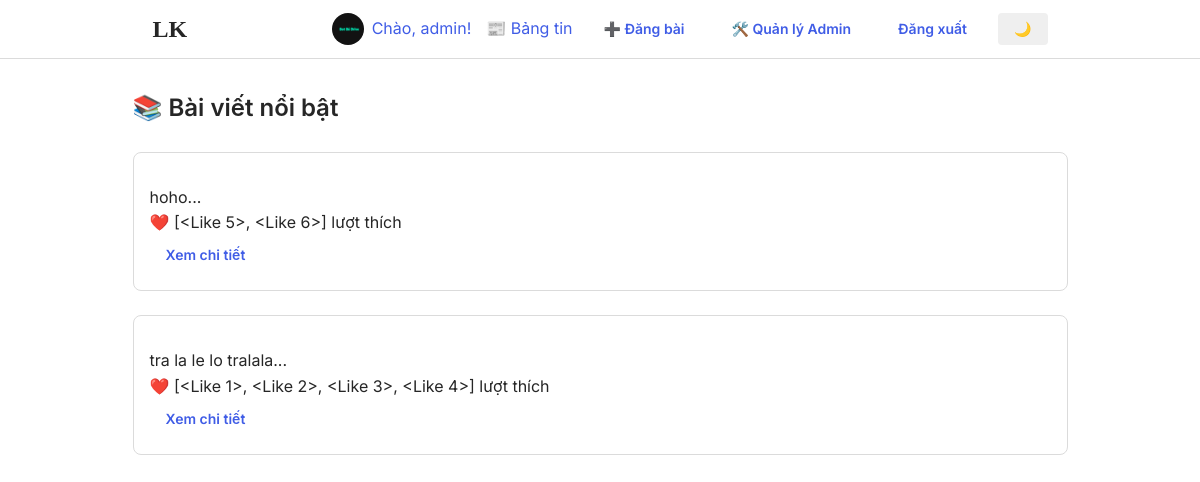
The app's page /posts (signed in) with its own data.
### app/models.py (models this page shows, shortened)
class User(db.Model, UserMixin):
    id = db.Column(db.Integer, primary_key=True)
    username = db.Column(db.String(64), unique=True, nullable=False)
    email = db.Column(db.String(120), unique=True, nullable=False)
    password = db.Column(db.String(128), nullable=False)
    avatar = db.Column(db.String(200), default='default.jpg')
    total_hearts = db.Column(db.Integer, default=0)
    is_admin = db.Column(db.Boolean, default=False)
    is_active = db.Column(db.Boolean, default=True)
    posts = db.relationship('Post', back_populates='user', lazy=True, cascade='all, delete-orphan')
    comments = db.relationship('Comment', back_populates='user', lazy=True, cascade='all, delete-orphan')
    post_likes = db.relationship('Like', back_populates='user', lazy=True)
    comment_likes = db.relationship('Comment', secondary=comment_likes, back_populates='liked_by', lazy='dynamic')
    sent_messages = db.relationship('Message', foreign_keys='Message.sender_id', back_populates='sender', lazy=True)
    received_messages = db.relationship('Message', foreign_keys='Message.receiver_id', back_populates='receiver', lazy=True)
    sent_friend_requests = db.relationship('Friendship', foreign_keys='Friendship.user_id', back_populates='user', lazy=True)
    received_friend_requests = db.relationship('Friendship', foreign_keys='Friendship.friend_id', back_populates='friend', lazy=True)
    calls_made = db.relationship('Call', foreign_keys='Call.caller_id', back_populates='caller', lazy=True)
    calls_received = db.relationship('Call', foreign_keys='Call.callee_id', back_populates='callee', lazy=True)

class Post(db.Model):
    id = db.Column(db.Integer, primary_key=True)
    user_id = db.Column(db.Integer, db.ForeignKey('user.id'), nullable=False)
    content = db.Column(db.Text, nullable=False)
    image = db.Column(db.String(200))
    created_at = db.Column(db.DateTime, default=lambda: datetime.now(tz), index=True)
    updated_at = db.Column(db.DateTime, onupdate=lambda: datetime.now(tz))
    user = db.relationship('User', back_populates='posts')
    comments = db.relationship('Comment', back_populates='post', lazy=True, cascade='all, delete-orphan')
    likes = db.relationship('Like', back_populates='post', lazy=True, cascade='all, delete-orphan')

### app/routes.py (the view)
@main.route('/posts')
def list_posts():
    page = request.args.get('page', 1, type=int)
    posts = Post.query.order_by(Post.created_at.desc()).paginate(page=page, per_page=10)
    return render_template('post_list.html', posts=posts)

### app/templates/post_list.html (shortened to what this page needs)
{% extends 'base.html' %}
{% block content %}
<h2>📚 Bài viết nổi bật</h2>
{% for post in posts.items %}
  <div class="post-card">
    <p>{{ post.content[:150] }}...</p>
    <p>❤️ {{ post.likes }} lượt thích</p>
    <a href="{{ url_for('main.post_detail', post_id=post.id) }}" class="btn">Xem chi tiết</a>
  </div>
{% else %}
  <p>Không có bài viết nào.</p>
{% endfor %}
{% endblock %}

### app/templates/base.html (shortened to what this page needs)
<!DOCTYPE html>
<html lang="en">
<head>
  <link rel="stylesheet" href="{{ url_for('static', filename='css/style.css') }}">
</head>
<body>
  <header class="navbar">
    <div class="container">
      <a href="{{ url_for('main.home') }}" class="logo">LK</a>
      <nav class="nav-links">
        {% if current_user.is_authenticated %}
          <div class="user-info">
            <img src="{{ url_for('static', filename='avatars/' + (current_user.avatar or 'default.jpg')) }}" alt="Avatar" class="avatar">
            <a href="{{ url_for('main.profile') }}" class="username">Chào, {{ current_user.username }}!</a>
          </div>
          <a href="{{ url_for('main.feed') }}">📰 Bảng tin</a>
          <a href="{{ url_for('main.create_post') }}" class="btn">➕ Đăng bài</a>
          {% if current_user.is_admin %}
            <a href="{{ url_for('admin.dashboard') }}" class="btn btn-admin">🛠️ Quản lý Admin</a>
          {% endif %}
          <a href="{{ url_for('main.logout') }}" class="btn">Đăng xuất</a>
        {% else %}
          <a href="{{ url_for('main.login') }}" class="btn">Đăng nhập</a>
          <a href="{{ url_for('main.register') }}" class="btn btn-primary">Đăng ký</a>
        {% endif %}
        <button id="darkModeToggle" class="btn btn-toggle" title="Chuyển chế độ sáng/tối">
          <span class="toggle-icon">🌙</span>
        </button>
      </nav>
    </div>
  </header>
  <main class="main-content container">
    {% block content %}{% endblock %}
  </main>
</body>
</html>

### app/static/css/style.css (style rules this page uses)
:root { --primary-color: #405DE6; --secondary-color: #5851DB; --accent-color: #833AB4; --red: #ed4956; --green: #4CAF50; --bg-color: #ffffff; --text-color: #262626; --light-gray: #fafafa; --medium-gray: #dbdbdb; --dark-gray: #8e8e8e; --border-color: #dbdbdb; --header-bg: #ffffff; --comment-bg: #f5f5f5; --card-bg: #ffffff; --btn-bg: #e0e0e0; --btn-text: #262626; --btn-primary-bg: #405DE6; --btn-primary-text: #ffffff; --btn-danger-bg: #dc3545; }
* { box-sizing: border-box; margin: 0; padding: 0; }
body { font-family: 'Inter', -apple-system, BlinkMacSystemFont, "Segoe UI", Roboto, Helvetica, Arial, sans-serif; background-color: var(--bg-color); color: var(--text-color); line-height: 1.6; transition: background-color 0.3s ease, color 0.3s ease; }
a { color: var(--primary-color); text-decoration: none; }
img { max-width: 100%; height: auto; }
.container { max-width: 935px; margin: 0 auto; padding: 0 20px; }
.main-content { padding: 30px 0; }
h1, h2, h3, h4 { margin-bottom: 1rem; font-weight: 600; }
h2 { font-size: 1.5rem; margin-bottom: 1.5rem; }
.post-card { background-color: var(--card-bg); border: 1px solid var(--border-color); border-radius: 8px; padding: 1rem; margin-bottom: 1.5rem; }
.btn { display: inline-block; padding: 0.5rem 1rem; border-radius: 4px; font-weight: 600; font-size: 0.875rem; cursor: pointer; transition: all 0.3s ease; text-align: center; border: none; }
.avatar { --avatar-size: 32px; width: var(--avatar-size); height: var(--avatar-size); border-radius: 50%; object-fit: cover; object-position: center; aspect-ratio: 1/1; display: block; image-rendering: -webkit-optimize-contrast; image-rendering: crisp-edges; -ms-interpolation-mode: bicubic; backface-visibility: hidden; transform: translateZ(0); will-change: transform; }
.navbar { background-color: var(--header-bg); border-bottom: 1px solid var(--border-color); padding: 10px 0; position: sticky; top: 0; z-index: 100; }
.navbar .container { display: flex; justify-content: space-between; align-items: center; }
.logo { font-size: 1.5rem; font-weight: 600; color: var(--text-color); font-family: 'Billabong', cursive; }
.nav-links { display: flex; align-items: center; gap: 15px; }
.user-info { display: flex; align-items: center; gap: 8px; }

### records on screen
User: avatar (placeholder picture), username "admin"
Post: content "hoho", likes "[<Like 5>, <Like 6>]"
Post: content "tra la le lo tralala", likes "[<Like 1>, <Like 2>, <Like 3>, <Like 4>]"
